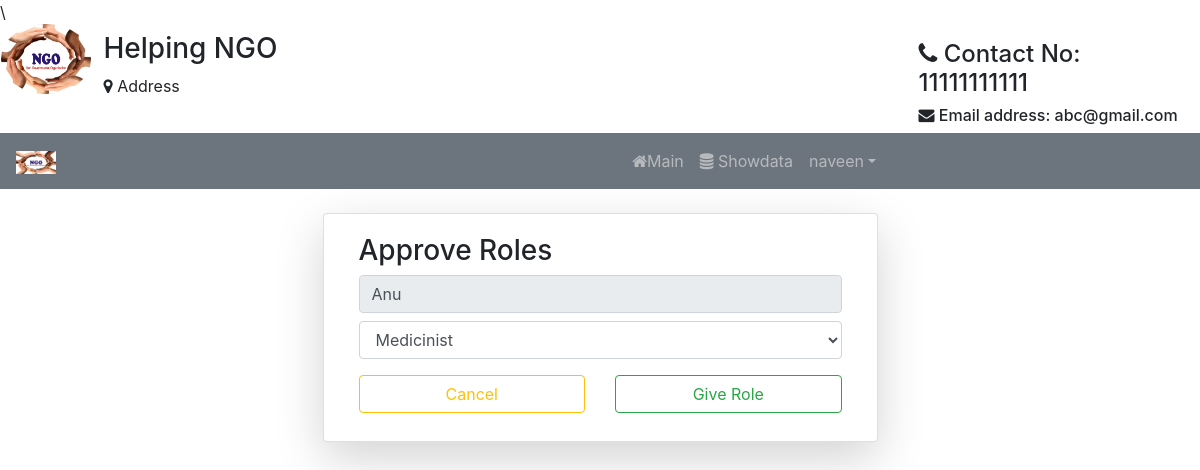
The page /aprrl/1/ (signed in) on the database its author committed.
### Student/models.py (models this page shows)
class User(AbstractUser):
	img= models.ImageField(upload_to='Profiles/',default="profile.png")
	dob=models.DateField(null=True,blank=True)
	organization_name=models.CharField(max_length=120,blank=True,null=True)
	hospital_name=models.CharField(max_length=120,blank=True,null=True)
	g=[('Male','Male'),('Female','Female')]
	gender=models.CharField(max_length=10,choices=g,null=True,blank=True)
	ph_no=models.CharField(max_length=10)
	pan_no=models.CharField(max_length=10,null=True,blank=True)
	address=models.CharField(max_length=100)
	postal_code=models.CharField(max_length=7)
	city=models.CharField(max_length=20)
	state=models.CharField(max_length=20,default='Andra Pradesh')
	country=models.CharField(max_length=20,default='India')
	p=[(1,'Medicinist'),(2,'Organisation'),(3,'Guest')]
	role=models.IntegerField(choices=p,default=3)

### Student/views.py (the view, shortened to what this page needs)
# urls.py: path('aprrl/<int:t>/',views.aprvrl,name="apr"),
def aprvrl(request,t):
	s = User.objects.get(id=t)
	h = Rolrq.objects.get(ud_id=t)
	y = GvForm(instance=s)
	return render(request,'htfiles/aprorl.html',{'a':y})

### Student/forms.py
class GvForm(forms.ModelForm):
	class Meta:
		model = User
		fields = ["username","role"]
		widgets = {
		"username":forms.TextInput(attrs={
			"class":"form-control my-2",
			"readOnly":True,
			}),
		"role":forms.Select(attrs={
			"class":"form-control my-2",
			}),
		}

### Student/templates/htfiles/aprorl.html (shortened to what this page needs)
{% extends 'htfiles/header.html' %}
{% block content %}
<div class="container mt-4">
	<div class="card col-md-6 mx-auto shadow-lg">
		<div class="card-body">
			<h3>Approve Roles</h3>
			<form method="post">
				{% for c in a %}
				<td>{{c}}</td>
				{% endfor %}
				<div class="row">
					<div class="col">
						<a href="{% url 'gv' %}" class="btn btn-outline-warning my-2 col-sm">Cancel</a>
					</div>
					<div class="col">
						<input type="submit" value="Give Role" class="btn btn-outline-success my-2 col-sm">
					</div>
				</div>
			</form>
		</div>
	</div>
</div>
{% endblock %}

### Student/templates/htfiles/navbar.html (shortened to what this page needs)
{% load static %}
<div class="row">
  <div class="col col-md-1" style="margin-left:1px;">
  <img src="{% static 'images/NGO.jpg' %}" alt="logo" style="width:90px; height: 70px;" class="rounded-circle">
  </div>
  <div class="col mt-2">
    <h3>Helping NGO</h3>
    <p><i class="fa fa-map-marker" aria-hidden="true"></i>
Address</p>
  </div>
  <div class="col-md-3" style="margin-right: 4px">
    <h4 class="mt-3"><i class="fa fa-phone" aria-hidden="true"></i>
Contact No: 11111111111</h4>
    <h6><i class="fa fa-envelope" aria-hidden="true"></i>   Email address: abc@gmail.com</h6>
  </div>
</div>
<nav class="navbar navbar-expand-sm bg-secondary text-white navbar-dark">
  <a class="navbar-brand" href="#">
    <img src="{% static 'images/NGO.jpg' %}" alt="logo" style="width: 40px;">
  </a>
  <ul class="navbar-nav ml-auto text-white" style="margin-right: 300px">
{% if not user.is_authenticated %}
    <li class="nav-item" style="margin-right: 80px">
      <a class="nav-link" href="#"><i class="fa fa-home" aria-hidden="true"></i>
Home</a>
    </li>
    <li class="nav-item" style="margin-right: 80px">
      <a class="nav-link" href="{% url 'ab' %}"><i class="fa fa-user" aria-hidden="true"></i>
About us</a>
   <!--  </li>
    <li class="nav-item" style="margin-right: 80px">
      <a class="nav-link" href="#">Volunteers</a>
    </li> -->
    <li class="nav-item" style="margin-right: 80px">
      <a class="nav-link" href="#"><i class="fa fa-users" aria-hidden="true"></i>
Our workers</a>
    </li>
    <li class="nav-item" style="margin-right: 80px">
      <a class="nav-link" href="#"><i class="fa fa-phone" aria-hidden="true"></i>
Contact us</a>
    </li>
    <li class="nav-item">
      <a class="nav-link" href="{% url 'lg' %}"><span class="glyphicon glyphicon-user"></span><i class="fa fa-sign-in" aria-hidden="true"></i>
Login</a>
    </li>
{% elif user.role == 2 %}
      <li class="nav-item">
        <a class="nav-link" href="{% url 'mn' %}"><i class="fa fa-home" aria-hidden="true"></i>Main</a>
      </li>
        <a class="nav-link" href="{% url 'inx' %}"><i class="fa fa-database" aria-hidden="true"></i>
Showdata</a>
      <li class="dropdown">
      <a type="button" class="nav-link dropdown-toggle" data-toggle="dropdown">{{user.username}}</a>
  </li>
    {% endif %}
    </ul>
</nav>

### Student/templates/htfiles/navbar.html (style rules this page uses)
.nav-link { color: light; }

### rows shown on the page
User: username "naveen"
User: a "Anu" "Medicinist"
